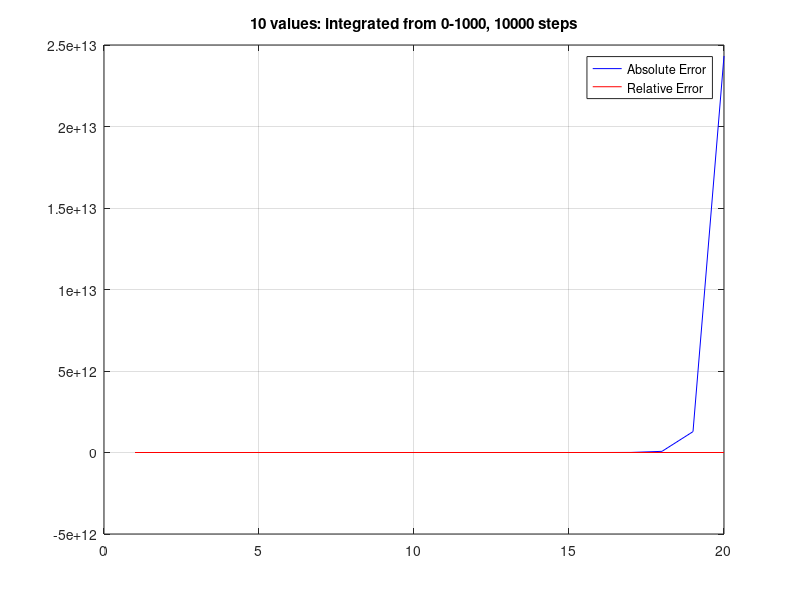
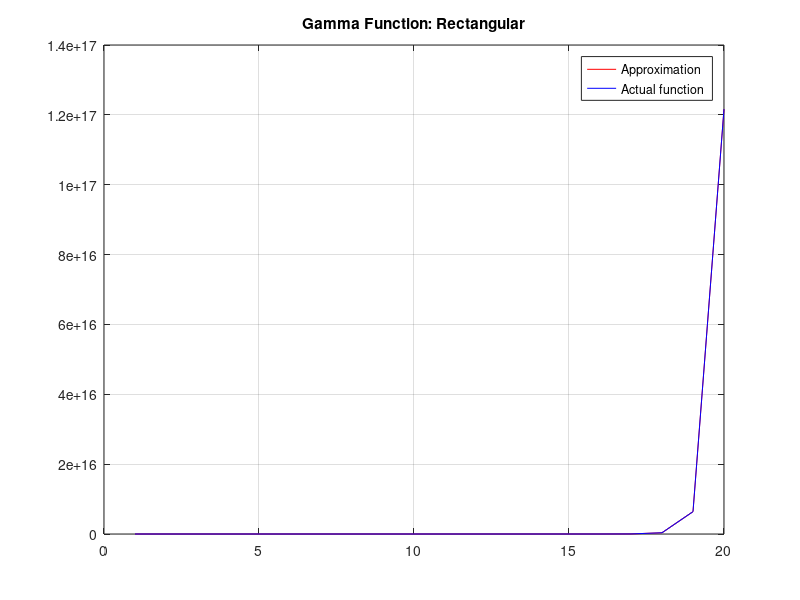

Here is the MATLAB script that generated these plots, in order:
%%
format long;
clearvars;
clc;
close all;
% The integral of sin(x) on [0,pi] is 2
% Let us compare TRAPZ and SIMPS
% start, end, steps
n=20;
axis = linspace(1,n,n);
a = 0;
b = 1000;
steps = 10000;
x = linspace(a,b,steps);
dx = (b-a)/(steps+1);
er_abs = ones(1,n);
er_rel = ones(1,n);
approx = ones(1,n);
for i = 1:n % find n+1 values from 0 to n
    y = exp(1).^(-x).*x.^(i-1);
    approx(i) =  sum(y*dx);; % returns gaamma(n) = (n-1)!;
    er_abs(i) = gamma(i) - approx(i); 
    er_rel(i) = er_abs(i) / gamma(i);
end
figure(1);
plot(er_abs,'b');
hold on;
plot(er_rel,'r');
legend('Absolute Error','Relative Error');
title('10 values: integrated from 0-1000, 10000 steps');
grid on;
figure(2);
plot(approx,'r');
hold on;
plot(gamma(axis),'b');
legend('Approximation','Actual function');
title('Gamma Function: Rectangular');
grid on;